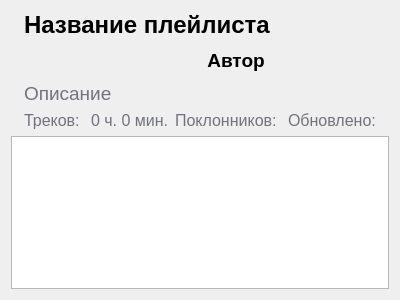
<?xml version="1.0" encoding="UTF-8"?>
<ui version="4.0">
 <class>PlaylistPage</class>
 <widget class="QWidget" name="PlaylistPage">
  <property name="geometry">
   <rect>
    <x>0</x>
    <y>0</y>
    <width>400</width>
    <height>300</height>
   </rect>
  </property>
  <property name="windowTitle">
   <string>Form</string>
  </property>
  <layout class="QGridLayout" name="gridLayout">
   <item row="3" column="3">
    <widget class="QLabel" name="fansLabel">
     <property name="font">
      <font>
       <pointsize>12</pointsize>
      </font>
     </property>
     <property name="styleSheet">
      <string notr="true">color: rgb(114, 114, 125);</string>
     </property>
     <property name="text">
      <string>Поклонников: </string>
     </property>
    </widget>
   </item>
   <item row="5" column="0" colspan="6">
    <widget class="QTableView" name="tracksTableView"/>
   </item>
   <item row="0" column="5" rowspan="5">
    <spacer name="horizontalSpacer">
     <property name="orientation">
      <enum>Qt::Horizontal</enum>
     </property>
     <property name="sizeHint" stdset="0">
      <size>
       <width>40</width>
       <height>20</height>
      </size>
     </property>
    </spacer>
   </item>
   <item row="0" column="0" rowspan="5">
    <widget class="QLabel" name="pictureLabel">
     <property name="text">
      <string/>
     </property>
    </widget>
   </item>
   <item row="0" column="1" colspan="4">
    <widget class="QLabel" name="titleLabel">
     <property name="font">
      <font>
       <pointsize>18</pointsize>
       <weight>75</weight>
       <bold>true</bold>
      </font>
     </property>
     <property name="text">
      <string>Название плейлиста</string>
     </property>
    </widget>
   </item>
   <item row="3" column="1">
    <widget class="QLabel" name="tracksLabel">
     <property name="font">
      <font>
       <pointsize>12</pointsize>
      </font>
     </property>
     <property name="styleSheet">
      <string notr="true">color: rgb(114, 114, 125);</string>
     </property>
     <property name="text">
      <string>Треков: </string>
     </property>
    </widget>
   </item>
   <item row="2" column="1" colspan="4">
    <widget class="QLabel" name="descriptionLabel">
     <property name="font">
      <font>
       <pointsize>14</pointsize>
      </font>
     </property>
     <property name="styleSheet">
      <string notr="true">color: rgb(114, 114, 125);</string>
     </property>
     <property name="text">
      <string>Описание</string>
     </property>
    </widget>
   </item>
   <item row="3" column="4">
    <widget class="QLabel" name="lastUpdatedLabel">
     <property name="font">
      <font>
       <pointsize>12</pointsize>
      </font>
     </property>
     <property name="styleSheet">
      <string notr="true">color: rgb(114, 114, 125);</string>
     </property>
     <property name="text">
      <string>Обновлено: </string>
     </property>
    </widget>
   </item>
   <item row="3" column="2">
    <widget class="QLabel" name="durationLabel">
     <property name="font">
      <font>
       <pointsize>12</pointsize>
      </font>
     </property>
     <property name="styleSheet">
      <string notr="true">color: rgb(114, 114, 125);</string>
     </property>
     <property name="text">
      <string>0 ч. 0 мин.</string>
     </property>
    </widget>
   </item>
   <item row="4" column="1" colspan="4">
    <spacer name="verticalSpacer">
     <property name="orientation">
      <enum>Qt::Vertical</enum>
     </property>
     <property name="sizeHint" stdset="0">
      <size>
       <width>20</width>
       <height>40</height>
      </size>
     </property>
    </spacer>
   </item>
   <item row="1" column="1">
    <widget class="QLabel" name="creatorPictureLabel">
     <property name="minimumSize">
      <size>
       <width>0</width>
       <height>0</height>
      </size>
     </property>
     <property name="text">
      <string/>
     </property>
    </widget>
   </item>
   <item row="1" column="2" colspan="3">
    <widget class="QPushButton" name="creatorButton">
     <property name="font">
      <font>
       <pointsize>14</pointsize>
       <weight>75</weight>
       <bold>true</bold>
      </font>
     </property>
     <property name="text">
      <string>Автор</string>
     </property>
     <property name="flat">
      <bool>true</bool>
     </property>
    </widget>
   </item>
  </layout>
 </widget>
 <resources/>
 <connections/>
</ui>
